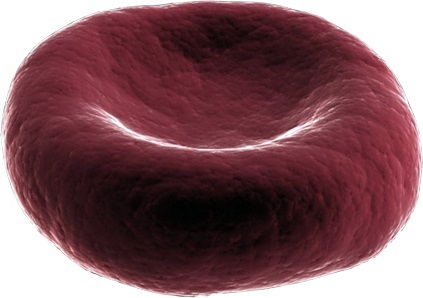
#> input picture img/red_blood_cell.jpg, 423 x 298 px
$ jupyter execute lab_4_features.ipynb
#> lines starting #> are read from the running program, lines starting #| are printed output that depends on the picture
## Биомедицинские нанотехнологии и компьютерное зрение (Computer Vision)
<br>

### 4. Обнаружение и описание признаков на изображении

[cell 1]
# Feature Detection and Description
# https://docs.opencv.org/3.4/db/d27/tutorial_py_table_of_contents_feature2d.html

<div align='justify'>В данном модуле мы рассмотрим ещё один часто используемый метод описания изображений и его особенностей в области компьютерного зрения. Давайте представим себе ситуацию, когда вы анализируете изображение, которое видите вперые. Оно кажется вам малознакомым и, возможно, интересным. Возникает закономерный вопрос, почему наш хорошо обученный мозг считает данную инормацию новой? Вся проблема в том, что в данном случае для запоминания конкретного образа на изображение наш мозг должен проанализировать его и понять, если на нём особенности, которые ему знакомы. Кроме того, всё это будет восприниматься в совокупности тех элементов, которые представлены на изображении. Именно быстрый анализ этих особенностей и позволяет установить, знакомо ли вам даннаое изображение или нет. На рисунке ниже (а) прдставлен пример изображения здания. На нём выделены отдельные области: A, B, C, D, E, F. Все они являются особенностями. Что-то запоминается лучше, что хуже, но все эти части изображения могут послужить основой для запоминания изображения целиком. Если компазиция сложная, то подобных особенностей потребуется больше. Значительно проще анализировать простые компазиции. Например, изображение (б) зелёного прямоугольника с выделенными участками красного, синего и чёрного прямоугольников. Данное изображение анализировать, отслеживать изменение положения объектов и их ориентацию значительно проще, т.к. локальные особенности сразу же видны. Аналогично и описание особенностей объектов на изображении с помощью математических функций (Feature Description). Правильно описанная область объекта может быть использована для других задач. Вы можете найти одинаковые объекты на других изображениях, выровнять их или сшить вместе.</div>

<div align='center'>
<div style="float:left">
<p>(а)</p>

</div>
<div style="float:right">
<p>(б)</p>

</div>
</div>

<div align='justify'>Далее мы рассмотрим основные методы выделения особенностей на изображении. Будут представлены примеры следующих методов: определение углов по методу Харриса, масштабно-инвариантная трансформация признаков, извлечение признаков по ускоренному анализу сегмента, компбинированный метод детектора ключевых точек и бинарных дескрипторов. В финале посмотрим, как комбинированный метод позволяет распознать объект на изображении.
</div>

### 4.1 Определение углов по методу Харриса (Harris Corner Detection)

[cell 2]
# Harris Corner Detection
# https://docs.opencv.org/3.4/dc/d0d/tutorial_py_features_harris.html

<div align='justify'> В методе Харриса поиск угла выполняется для некоторой локальной области. Возможно три варианта: область находится на краю, область находится вне фигуры и попадание в угол. Ниже представлена схема для поиска углов.<div>

<div align='justify'>Для описания смещения окна используют специальную функцию. На основе данной функции получают матрицу интенсивностей M по всем направлением. Анализ матрицы позволяет понять, находится ли объект в углу или нет. Важными параметрами являются λ1 и λ2 - собственные значения матрицы M. Величины этих собственных значений определяют, является ли область углом или нет. Область является углом, если значения λ1 и λ2 очень большие и приблизительно равны.<div>

<div align='justify'><b>Примечанеи</b>: подробнее об алгоритме Harris Corner Detection можно прочитать на сайте разработчика библиотеки OpenCV.</div>

#### Программа для определения углов по методу Харриса (Harris Corner Detection)

[cell 3]
import numpy as np
import cv2 as cv
from matplotlib import pyplot as plt

# Загрузка и чтение изображения из заданной директории
img = cv.imread('img/red_blood_cell.jpg')
#> img is the input picture: shape (298, 423, 3); mean B, G, R 92, 85.7, 126.6
img_rgb = cv.cvtColor(img, cv.COLOR_BGR2RGB)
img_gray = cv.cvtColor(img, cv.COLOR_BGR2GRAY)
img_rgb_c = img_rgb.copy()

# Создание HCD объекта
hcd = cv.cornerHarris(img_gray, 2, 3, 0.04)
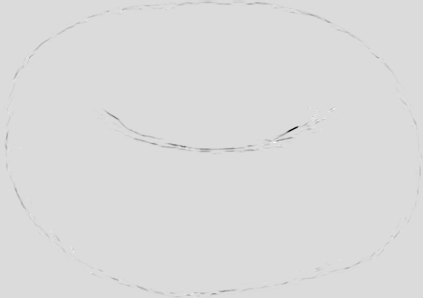
#> hcd: shape (298, 423) float32; min -0.00563, max 0.000913, mean -1.16e-05; drawn with min black and max white

# Расширение результатов поиска углов
hcd = cv.dilate(hcd, None)
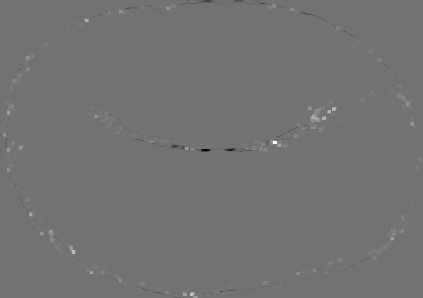
#> hcd: shape (298, 423) float32; min -0.000745, max 0.000913, mean 1.74e-06; drawn with min black and max white

# Пороговое значение для изображения
# Может меняться для разных изображений
img_rgb_c[hcd>0.01*hcd.max()]=[0, 0, 255]
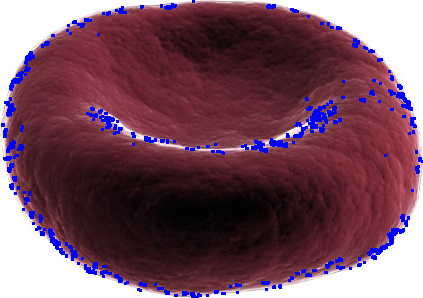
#> img_rgb_c: shape (298, 423, 3); mean R, G, B 119.1, 80.3, 96.6

[cell 4]
# Визуализация изображения
fig = plt.figure(figsize=(12, 4))

ax = fig.add_subplot(1, 2, 1)
ax.set_title('Исходное изображение (а)', size=10)
ax.imshow(img_rgb)
ax.axis('on')

ax = fig.add_subplot(1, 2, 2)
ax.set_title('Изображение с ключевыми точками (б)', size=10)
ax.imshow(img_rgb_c)
ax.axis('on')

plt.show()

### 4.2 Масштабно-инвариантная трансформация признаков (SIFT)

[cell 5]
# Scale-Invariant Feature Transform
# https://docs.opencv.org/3.4/da/df5/tutorial_py_sift_intro.html

<div align='justify'>Если мы анализируем изображение, на котором достаточно хорошо видный границы и углы объектов, то и многие алгоритмы хорошо определяют данные углы. В этом случае мы используем стандартный размер окна. А если мы имеем дело с большими углами, для которых размер стандартного окна использовать нельзя, как поступают в этом случае? Для этого, например, можно использовать алгоритм масштабно-инвариантной трансформации признаков SIFT. Алгоритм состоит из двух этапов обработки изображения:<br>

1. Выделение ключевых точек (а). Алгоритм SIFT ищет точки с высокой контрастностью и локальной стабильностью, которые затем помечаются как ключевые. Для поиска используется рассчёт Лапласиана Гаусса для разных масштабов изображения, а точнее разность гауссианов, которая является аппроксимацией логарифма.
2. Описание ключевых точек (б). Для каждой ключевой точки создается дескриптор, описывающий ее локальное окружение. Такие дескрипторы сохраняют свою информативность при изменении масштаба или поворота объекта.

Отличительной чертой SIFT является то, что он использует гистограммы направленных градиентов (HOG) для описания ключевых точек. HOG определяет градиенты яркости вокруг каждой ключевой точки и создает гистограмму, которая показывает направления этих градиентов. Благодаря такому подходу можно описывать локальные характеристики изображения без учета их масштаба или ориентации.</div>

<div align='center'>
<div>
<p>(а)</p>

</div>
<br>
<div>
<p>(б)</p>

</div>
</div>

<div align='justify'><b>Примечанеи</b>: подробнее об алгоритме SIFT можно прочитать на сайте разработчика библиотеки OpenCV.</div>

#### Программа масштабно-инвариантной трансформации признаков (SIFT)

[cell 6]
import numpy as np
import cv2 as cv
from matplotlib import pyplot as plt

# Загрузка и чтение изображения из заданной директории
img = cv.imread('img/red_blood_cell.jpg')
img_rgb = cv.cvtColor(img, cv.COLOR_BGR2RGB)
img_gray= cv.cvtColor(img, cv.COLOR_BGR2GRAY)

# Создание SIFT объекта
sift = cv.SIFT_create()

# Поиск и отрисовка ключевых точек по методу SIFT
key_points = sift.detect(img_gray, None)
#> key_points = 125 keypoints; strongest (x, y, size): (84, 199, 66.2), (116, 123, 8.3), (184, 147, 2.4), (325, 59, 47.8)
img = cv.drawKeypoints(img_gray, key_points, img)
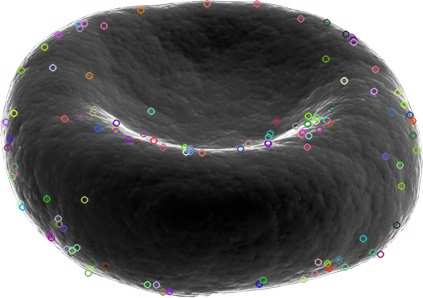
#> img: shape (298, 423, 3); mean B, G, R 98.9, 98.9, 99.1

[cell 7]
# Визуализация изображения
fig = plt.figure(figsize=(12, 4))

ax = fig.add_subplot(1, 2, 1)
ax.set_title('Исходное изображение (а)', size=10)
ax.imshow(img_rgb)
ax.axis('on')

ax = fig.add_subplot(1, 2, 2)
ax.set_title('Изображение с ключевыми точками (б)', size=10)
ax.imshow(img)
ax.axis('on')

plt.show()
#> figure, not shown here; B, G, R data is drawn as R, G, B

### 4.3 Извлечение признаков по ускоренному анализу сегмента (FAST)

[cell 8]
# FAST Algorithm for Corner Detection
# https://docs.opencv.org/3.4/d7/d00/tutorial_meanshift.html

<div align='justify'>Рассмотренные выше алгоритмы имеют определённые ограничения в использовании. В частности, если требуется быстрая обработка изображений, то их использование ограничего. В этом случае в качестве альтернативы может быть использован алогритм FAST (Features from Accelerated Segment Test), который позволяет решить проблему со скоростью обрабтки данных. В основе алгоритма лежит принцип разбиения изображения на блоки и проверка каждого блока на предмет наличия углов. Процесс работы алгоритма можно описать следующими шагами:<br>

1. Изображение разбивается на квадратные блоки заданного размера.
2. В каждом блоке производится поиск углов с использованием метода AST (Accelerated Segment Test). Выделение окружности из 16 пикселей, выделение центрального пикселя и анализ N смежных точек относительно центральной.
3. При обнаружении угла он будет отмечен ключевой точкой. Для улучшения результатов детектирования достаточно часто используется метод Non-maximal Suppression.

Алгоритм FAST может быть полезен в задачах, где требуется быстрое и точное определение характерных точек на изображениях.
</div>

<div align='justify'><b>Примечанеи</b>: подробнее об алгоритме FAST можно прочитать на сайте разработчика библиотеки OpenCV.</div>

#### Программа для извлечения признаков по ускоренному анализу сегмента (FAST)

[cell 9]
import numpy as np
import cv2 as cv
from matplotlib import pyplot as plt

# Загрузка и чтение изображения из заданной директории
img = cv.imread('img/red_blood_cell.jpg', cv.IMREAD_GRAYSCALE)
#> img: shape (298, 423); min 0, max 255, mean 98.7

# Создание FAST объекта
fast = cv.FastFeatureDetector_create()

# Поиск и отрисовка ключевых точек по методу FAST
kp = fast.detect(img, None)
#> kp = 1344 keypoints; strongest (x, y, size): (92, 272, 7), (412, 124, 7), (308, 108, 7), (4, 132, 7)
img_2 = cv.drawKeypoints(img, kp, None, color=(255,0,0))
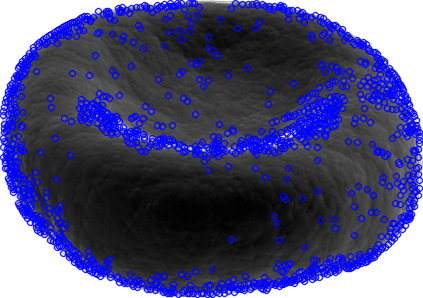
#> img_2: shape (298, 423, 3); mean of channels 0, 1, 2 121.3, 78.8, 78.8; drawn as B, G, R

# Поиск и отрисовка ключевых точек с удалением лишних рамок
fast.setNonmaxSuppression(0)
kp = fast.detect(img, None)
#> kp = 3816 keypoints; strongest (x, y, size): (169, 3, 7), (170, 3, 7), (171, 3, 7), (176, 3, 7)
img_3 = cv.drawKeypoints(img, kp, None, color=(255,0,0))
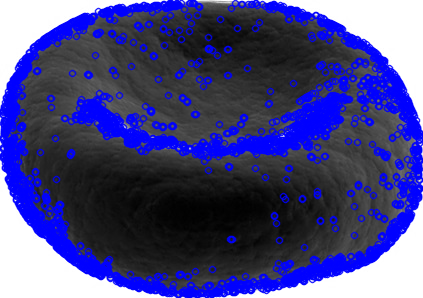
#> img_3: shape (298, 423, 3); mean of channels 0, 1, 2 129.9, 71.7, 71.7; drawn as B, G, R

[cell 10]
# Визуализация изображения
fig = plt.figure(figsize=(12, 3))

ax = fig.add_subplot(1, 3, 1)
ax.set_title('Исходное изображение (а)', size=10)
ax.imshow(img_rgb)
ax.axis('on')

ax = fig.add_subplot(1, 3, 2)
ax.set_title('Изображение с ключевыми точками (б)', size=10)
ax.imshow(img_2)
ax.axis('on')

ax = fig.add_subplot(1, 3, 3)
ax.set_title('Изображение с NonmaxSuppression (в)', size=10)
ax.imshow(img_3)
ax.axis('on')

plt.show()

### 4.4 Комбинация детектора ключевых точек FAST и бинарных дескрипторов BRIEF (ORB)

[cell 11]
# Oriented FAST and Rotated BRIEF
# https://docs.opencv.org/3.4/d1/d89/tutorial_py_orb.html

<div align='justify'>Ещё одним интересным и полезным методом для поиска признаков является метод ORB. Он основан на использовании других методах: детектор ключевых точек FAST и бинарных дескрипторов BRIEF. Далее будет представлен пример применения данного алгоритма.</div>

<div align='justify'><b>Примечанеи</b>: подробнее об алгоритме ORB можно прочитать на сайте разработчика библиотеки OpenCV.</div>

#### Программа для реализации метода Oriented FAST and Rotated BRIEF

[cell 12]
import numpy as np
import cv2 as cv
from matplotlib import pyplot as plt

# Загрузка и чтение изображения из заданной директории
img = cv.imread('img/red_blood_cell.jpg', cv.IMREAD_GRAYSCALE)

# Создание ORB объекта
orb = cv.ORB_create()

# Поиск ключевых точек по методу ORB
kp = orb.detect(img, None)
#> kp = 406 keypoints; strongest (x, y, size): (276, 141, 31), (314, 119, 31), (316, 117, 31), (277, 140, 37.2)
kp, des = orb.compute(img, kp)

# Отрисовка ключевых точек
img2 = cv.drawKeypoints(img, kp, None, color=(0, 255, 0), flags=0)

[cell 13]
# Визуализация изображения
fig = plt.figure(figsize=(12, 4))

ax = fig.add_subplot(1, 2, 1)
ax.set_title('Исходное изображение (а)', size=10)
ax.imshow(img_rgb)
ax.axis('on')

ax = fig.add_subplot(1, 2, 2)
ax.set_title('Изображение с ключевыми точками (б)', size=10)
ax.imshow(img2)
ax.axis('on')

plt.show()

### 4.5 Сопоставление объектов с использованием алгоритма ORB

<div align='justify'>Теперь мы дадим ответ на самый главный вопрос всего модуля. Для чего важно знать и как можно использовать знание об используемых признаках? Знание признаков, например, необходимо если мы хотим выполнить анализ определённых элементов на изображении. Выдлить данные объекты и определить их принадлежность к определённому классу объектов. По своей сути это очень близко к распознование образов и классификации объектов, которые очень часто используется в алгоритмах машинного обучения. Рассмотрим пример сопоставления объектов с использованием алгоритма ORB.</div>

[cell 14]
import numpy as np
import cv2 as cv
from matplotlib import pyplot as plt

# Загрузка и чтение изображения из заданной директории
query_img = cv.imread('img/red_blood_cell_big.jpg')
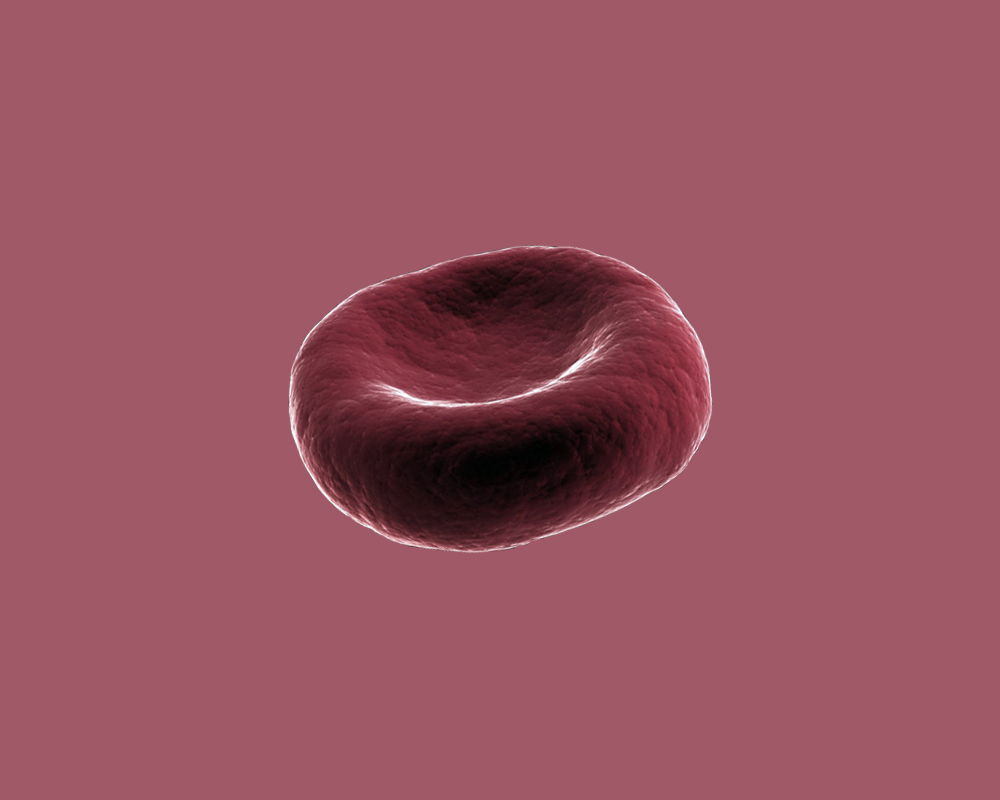
#> input picture img/red_blood_cell_big.jpg, 1000 x 800 px
#> query_img is the input picture: shape (800, 1000, 3); mean B, G, R 96.6, 83.3, 151.8
train_img = cv.imread('img/red_blood_cell.jpg')

# Преобразование из BGR -> GRAY
query_img_gr = cv.cvtColor(query_img, cv.COLOR_BGR2GRAY)
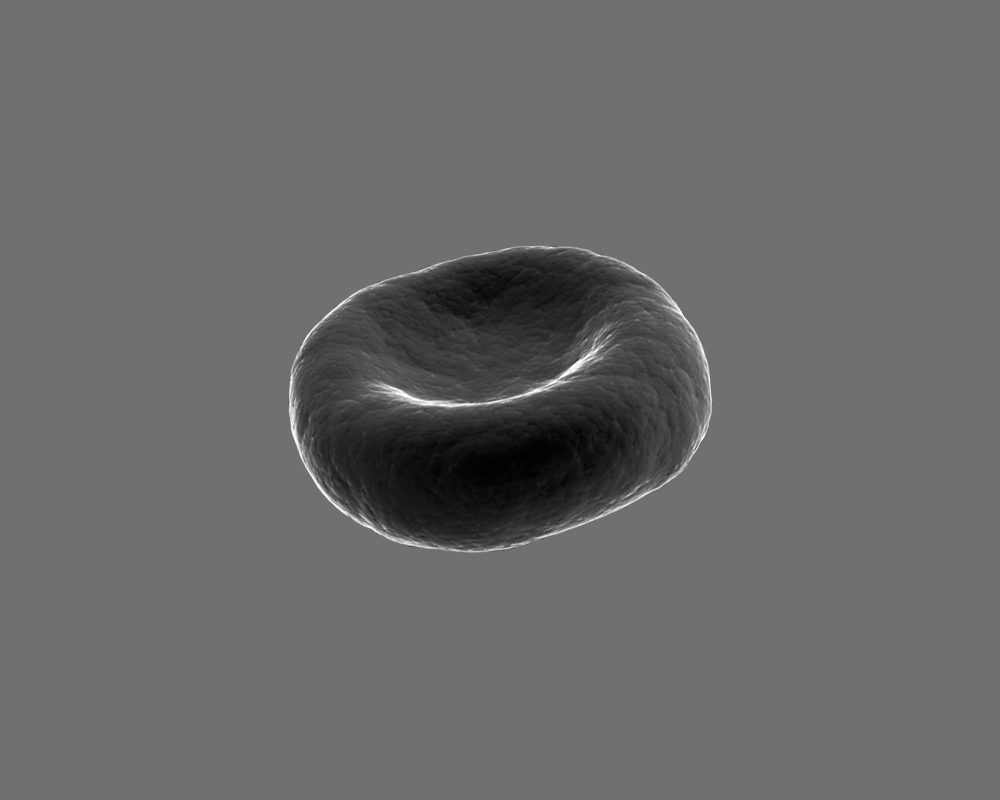
#> query_img_gr: shape (800, 1000); min 0, max 255, mean 105.5
train_img_gr = cv.cvtColor(train_img, cv.COLOR_BGR2GRAY)

# Создание ORB объекта
orb = cv.ORB_create()

# Поиск ключевых точек по методу ORB
queryKeypoints, queryDescriptors = orb.detectAndCompute(query_img_gr, None)
#> queryKeypoints = 500 keypoints; strongest (x, y, size): (561, 379, 31), (595, 347, 31), (560, 377, 37.2), (562, 376, 44.6)
trainKeypoints, trainDescriptors = orb.detectAndCompute(train_img_gr, None)
#> trainKeypoints = 403 keypoints; strongest (x, y, size): (276, 141, 31), (314, 119, 31), (316, 117, 31), (277, 140, 37.2)

# Создание объекта для сравнения данных
matcher = cv.BFMatcher()
matches = matcher.match(queryDescriptors,trainDescriptors)
#> matches = 500 matches

# Отрисовка ключевых точек по шаблону
final_img = cv.drawMatches(query_img, queryKeypoints,
                           train_img, trainKeypoints, matches[:20], None)
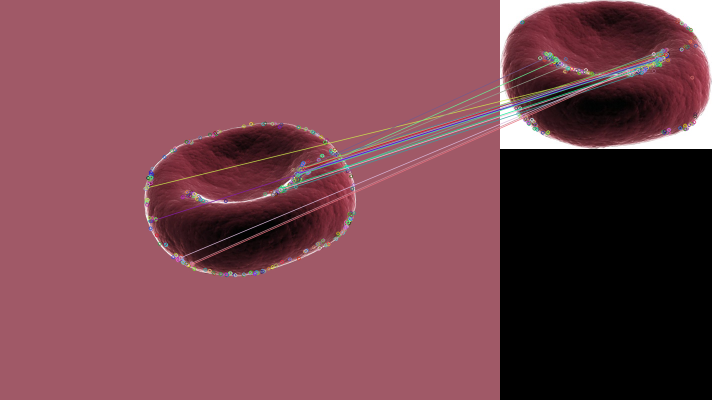
#> final_img: shape (800, 1423, 3) (shown at 1/2 size); mean B, G, R 79.1, 69.4, 120.6

final_img = cv.resize(final_img, (1000, 650))
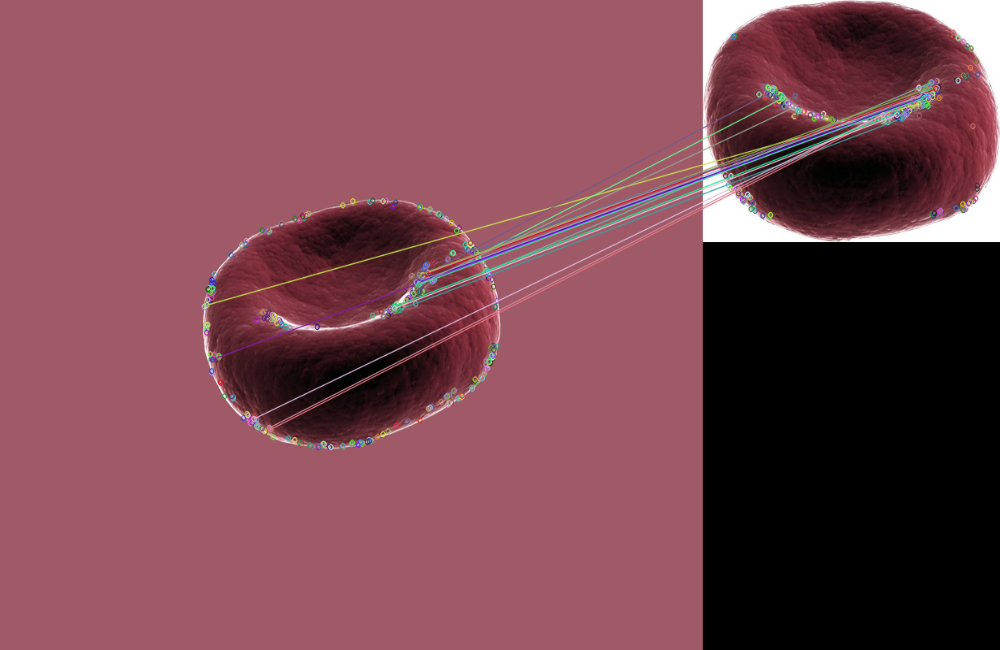
#> final_img: shape (650, 1000, 3); mean B, G, R 79.1, 69.4, 120.6
final_img = cv.cvtColor(final_img, cv.COLOR_BGR2RGB)

total_matches = len(matches)
#> total_matches = 500

# Вывод общего количества найденных совпадений объектов
print(f'Общее количество совпадений: {total_matches}')
#| Общее количество совпадений: 500
